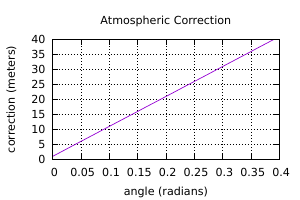

gnuplot code for this plot:
# gnuplot script file for plotting bandwidth over time
#!/usr/bin/gnuplot


set terminal pdf  size 3,2
set output 'atmospheric-deviation.pdf'
set grid

set title "Atmospheric Correction"
set xlabel "angle (radians)"
set ylabel "correction (meters)"

plot "atmospheric-deviation.csv" using 1:0 with lines title ""
